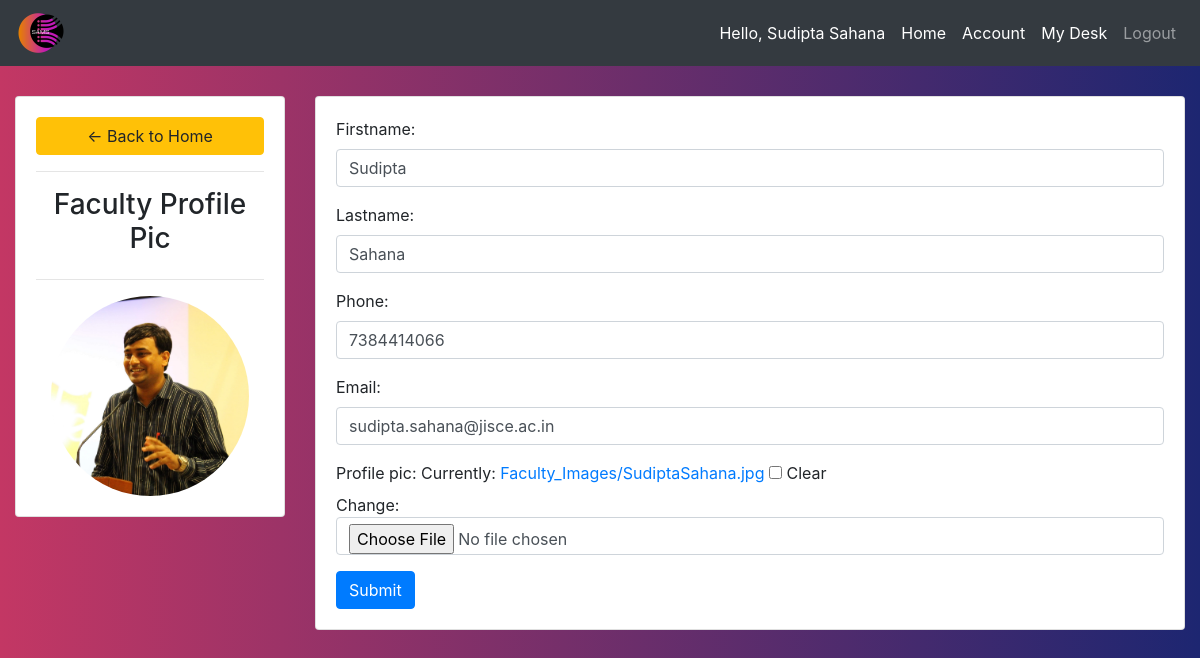
/account/ (signed in), run on the app's committed database.
### attendence_sys/models.py (models this page shows)
class Faculty(models.Model):
    user = models.OneToOneField(User, null = True, blank = True, on_delete= models.CASCADE)
    firstname = models.CharField(max_length=200, null=True, blank=True)
    lastname = models.CharField(max_length=200, null=True, blank=True)
    phone = models.CharField(max_length=200, null=True)
    email = models.CharField(max_length=200, null=True)
    profile_pic = models.ImageField(upload_to=user_directory_path ,null=True, blank=True)
    def __str__(self):
        return str(self.firstname + " " + self.lastname)

### attendence_sys/views.py (the view)
# urls.py: path('account/', views.facultyProfile, name='account'),
def facultyProfile(request):
    faculty = request.user.faculty
    form = FacultyForm(instance = faculty)
    context = {'form':form}
    return render(request, 'attendence_sys/facultyForm.html', context)

### attendence_sys/forms.py
class FacultyForm(ModelForm):
    class Meta:
        model = Faculty
        fields = '__all__'
        exclude = ['user']
    def __init__(self, *args, **kwargs):
        super(FacultyForm, self).__init__(*args, **kwargs)
        for visible in self.visible_fields():
            visible.field.widget.attrs['class'] = 'form-control'

### attendence_sys/templates/attendence_sys/facultyForm.html (shortened to what this page needs)
{%  extends 'attendence_sys/main.html' %}
{% block content %}
<br>
<div class="row">
	<div class="col-md-3">
		<div class="card card-body">
			<a class="btn btn-warning" href="{% url 'home' %}"> &#8592; Back to Home</a>
			<hr>
			<h3 style="text-align: center">Faculty Profile Pic</h3>
			<hr>
			<img class="img-responsive profile-pic" src="{{request.user.faculty.profile_pic.url}}" >
		</div>
	</div>
	<div class="col-md-9">
		<div class="card card-body">
			<form method="POST" action="" enctype="multipart/form-data">
				{{form.as_p}}
			<input class="btn btn-primary" type="submit" name="Update Information">
			</form>
		</div>
	</div>
</div>
{% endblock %}

### attendence_sys/templates/attendence_sys/navbar.html (shortened to what this page needs)
{% load static %}
<nav class="navbar navbar-expand-lg navbar-dark fixed-top bg-dark">
 <img src="{% static 'images/logo.png' %}" height="50px" width="50px">
  <div class="collapse navbar-collapse" id="navbarNav">
    <ul class="navbar-nav ml-auto">
      <li class="nav-item active">
        <span class="nav-link">Hello, {{ request.user.faculty }}</span>
      </li>
      <li class="nav-item active">
        <a href="{% url 'home' %}" class="nav-link">Home</a>
      </li>
      <li class="nav-item active">
        <a class="nav-link" href="{% url 'account' %}">Account</a>
      </li>
      <li class="nav-item active">
        <a class="nav-link" href="{% url 'admin:index' %}">My Desk</a>
      </li>
      <li class="nav-item">
        <a class="nav-link" href="{% url 'logout' %}">Logout</a>
      </li>
    </ul>
  </div>
</nav>

### attendence_sys/templates/attendence_sys/facultyForm.html (style rules this page uses)
.profile-pic { max-width: 200px; max-height:200px; margin: 0 auto; border-radius: 50%; }

### data on the page
Faculty: firstname "Sudipta", lastname "Sahana", phone "7384414066", email "sudipta.sahana@jisce.ac.in"

### other printed values
{{ request.user.faculty }} "Sudipta Sahana"
